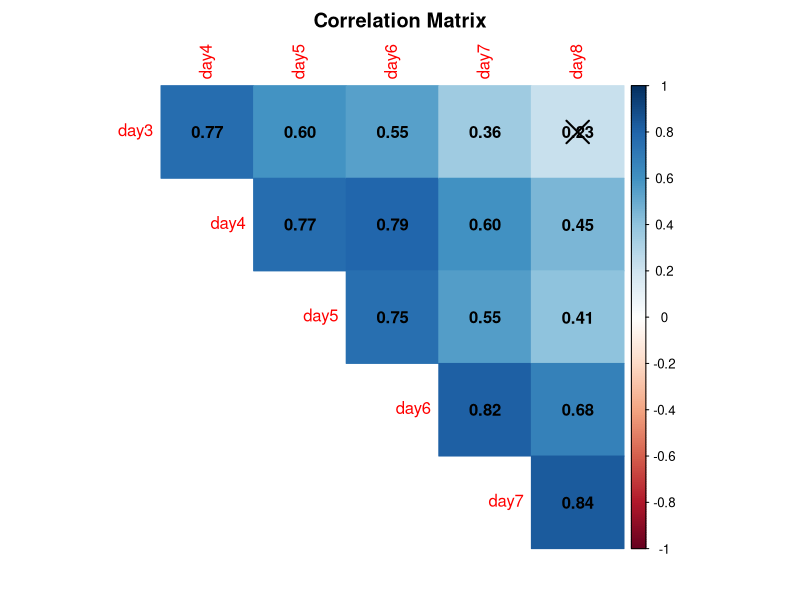
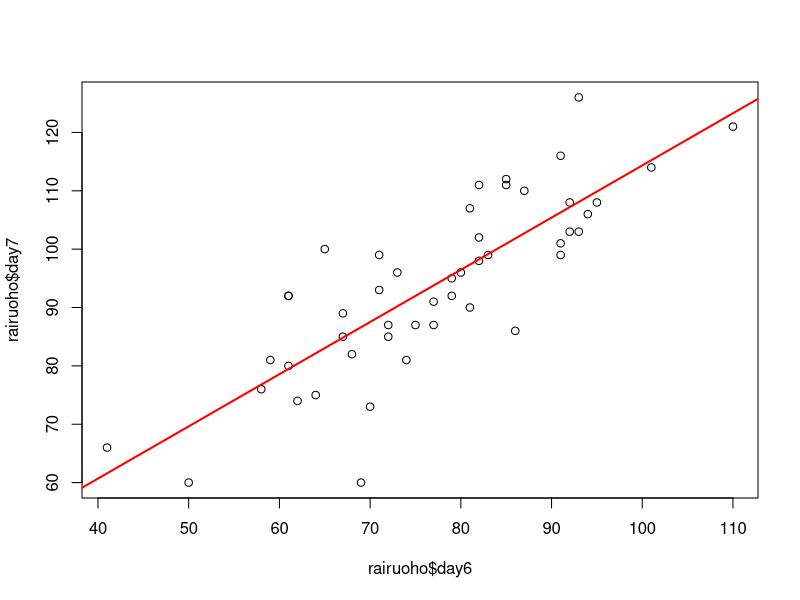

Recreate these plots in R, in order. (Note: this script raises an error after producing the figures.)
# Topic 7: Linear Models

library(Hmisc)
library(corrplot)
library(MASS)

rm(list=ls()) # clean all objects in memory

## Simple linear regression
### `rairuoho` case study
rairuoho<-read.table('Data/rairuoho.txt',header=T, sep="\t", dec=".")
cor.test(rairuoho$day6, rairuoho$day7)
corr<-cor(rairuoho[,1:6])
corr # cor.test does not work on Matrix
p.val<-rcorr(as.matrix(rairuoho[,1:6]))$P
corrplot(corr,type='upper',method='color', addCoef.col = "black", p.mat=as.matrix(p.val), sig.level = 0.05,title = "Correlation Matrix", mar = c(2,0,2,0), diag=F)
plot(rairuoho$day6, rairuoho$day7)
abline(lm(rairuoho$day7~rairuoho$day6), col="red", lwd=2)
# remember `ggplot`
# ggplot(rairuoho, aes(x = day6, y = day7)) + 
#  geom_point() +
#  stat_smooth(method = "lm", col = "red")
### Computation
model1 <- lm(Petal.Width ~ Petal.Length, data = iris)
model1
ggplot(iris, aes(x = Petal.Length, y = Petal.Width)) +
  geom_point() +
  stat_smooth(method = "lm", col = "blue")
summary(model1)
confint(model1)
sigma(model1)*100/mean(iris$Petal.Width)

## Multiple linear regression
### Computation
model2 <- lm(Petal.Width ~ Petal.Length + Sepal.Width + Sepal.Length + Petal.Width , data = iris)
summary(model2)
summary(model2)$coefficient
confint(model2)
sigma(model2)/mean(iris$Petal.Width)
### Model selection 
####BIC/AIC
model3 <- lm(Petal.Width ~., data = iris[,1:4])
model4 <- lm(Petal.Width ~. -Sepal.Width, data = iris[,1:4])
model5 <-  update(model2,  ~. -Sepal.Length)
BIC(model3); BIC(model4);BIC(model5)
AIC(model3); AIC(model4);AIC(model5)
####Stepwise Selection based on AIC
step <- stepAIC(model3, direction='both')
summary(step)
####Stepwise Selection with BIC
n = dim(iris[,1:4])[1]
stepBIC = stepAIC(model3,k=log(n))
summary(stepBIC)
####Diagnostic/colinearity
model3 <- lm(Petal.Width ~., data = iris[,1:4])
plot(model3,1)
plot(model3,2)
plot(model3,3)
plot(model3,5)

corr<-cor(iris[,1:3])
p.val<-rcorr(as.matrix(rairuoho[,1:3]))$P
corrplot(corr,type='upper',method='color', addCoef.col = "black", p.mat=as.matrix(p.val), sig.level = 0.05,diag=F)
vif(model3)
#remove Petal.Length
model6 <- lm(Petal.Width ~. -Petal.Length, data = iris[,1:4])
vif(model6)
# plot(model6)
